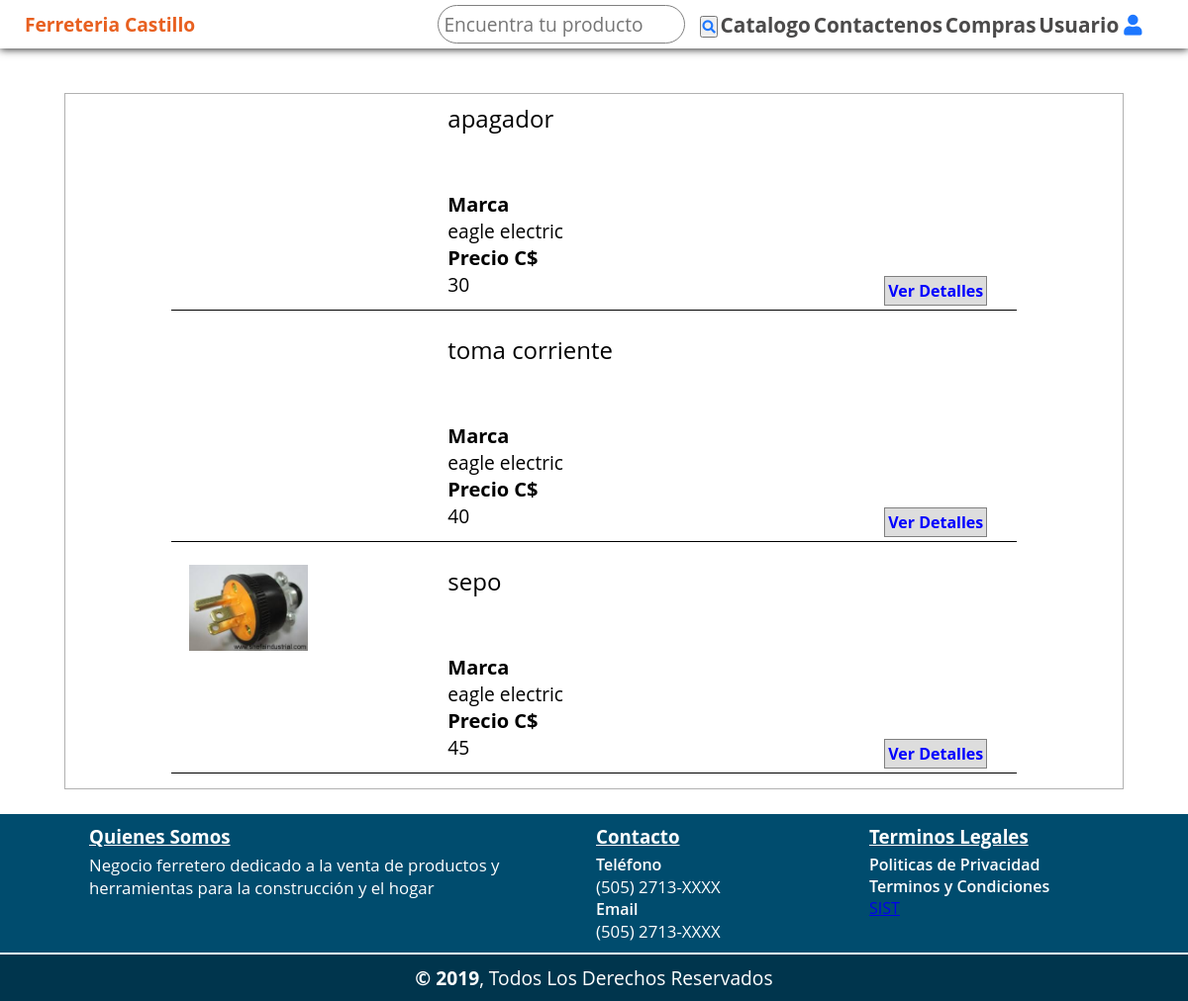
The app's page /?c=productos&buscar=material_electrico, older data.
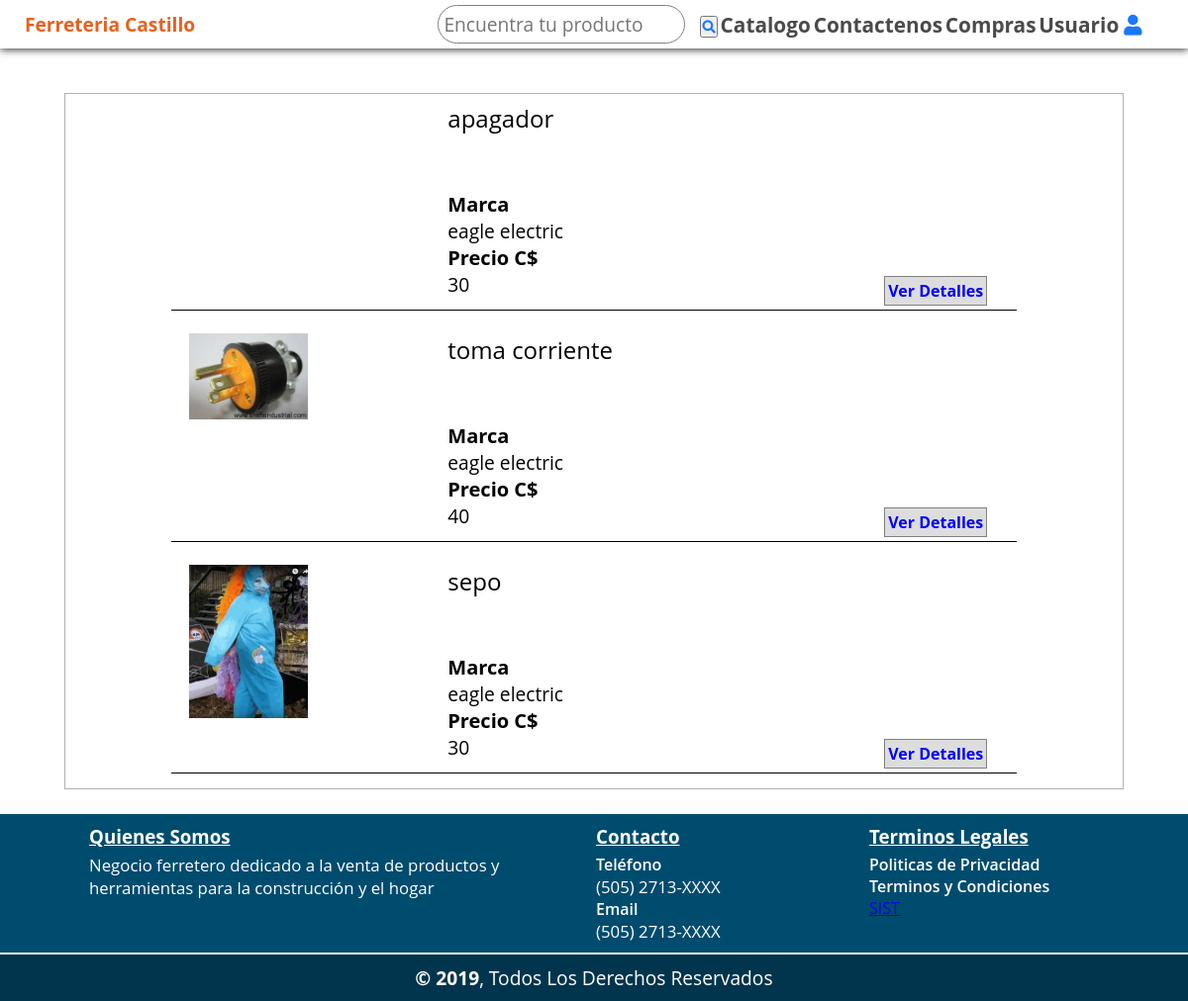
The same page, newer data.
### tables this page shows
CREATE TABLE `producto`  (
  `idProducto` int(255) NOT NULL AUTO_INCREMENT,
  `nombre` varchar(30) NULL DEFAULT NULL,
  `marca` int(30) NULL DEFAULT NULL,
  `precio` double(255, 0) NULL DEFAULT NULL,
  `nombre_imagen` varchar(255) NULL DEFAULT NULL,
  `ruta_imagen` varchar(255) NULL DEFAULT NULL,
  `categoria` int(255) NULL DEFAULT NULL,
  PRIMARY KEY (`idProducto`) USING BTREE,
  INDEX `idProducto`(`idProducto`) USING BTREE,
  INDEX `fk01_producto`(`marca`) USING BTREE,
  INDEX `fk02_producto`(`categoria`) USING BTREE,
  CONSTRAINT `fk02_producto` FOREIGN KEY (`categoria`) REFERENCES `categoria` (`idcategoria`) ON DELETE RESTRICT ON UPDATE RESTRICT,
  CONSTRAINT `fk01_producto` FOREIGN KEY (`marca`) REFERENCES `marca` (`idmarca`) ON DELETE RESTRICT ON UPDATE RESTRICT
);

CREATE TABLE `marca`  (
  `idmarca` int(255) NOT NULL AUTO_INCREMENT,
  `nombre` varchar(30) NULL DEFAULT NULL,
  INDEX `idmarca`(`idmarca`) USING BTREE
);

### controllers/productos.controler.php (called while the page is built, shortened)
<?php
    class ProductosController{
        public function Index(){
            require_once 'views/cliente/layouts/dhead.php';
            require_once 'views/cliente/layouts/header.php';
            require_once 'views/cliente/producto/listaproductos.php';
            require_once 'views/cliente/layouts/footer.php';
        }
    }
?>

### config/conexion.php (called while the page is built)
<?php
	class Conexion{
		public static function startup(){
			$pdo = new PDO('mysql:host=localhost;dbname=ferreteria_castillo;charset=utf8', 'root', 'Myroot');
			$pdo->setAttribute(PDO::ATTR_ERRMODE, PDO::ERRMODE_EXCEPTION);
			return $pdo;
		}
	}
?>

### models/producto.php (called while the page is built, shortened)
<?php
	require_once dirname(__FILE__,2)."./Config/conexion.php";
	class Producto{
		private $pdo;
		public function __CONSTRUCT()
	    {
            try
            {
                $this->pdo = Conexion::StartUp();
            }
            catch(Exception $e)
            {
                die($e->getMessage());
            }
	    }
		public function Buscar($buscador)
		{
			try
			{
                $sql= "CALL buscador( ? )";
                $stm = $this->pdo->prepare($sql);
                $stm->bindParam(1,$buscador,PDO::PARAM_STR);
				$stm->execute();
				return $stm->fetchAll(PDO::FETCH_OBJ);
			} catch (Exception $e)
			{
				die($e->getMessage());
			}
		}
	}
?>

### views/cliente/producto/listaproductos.php (the view, shortened to what this page needs)
<?php
    require_once './models/producto.php';
    $categoria=$_REQUEST['buscar'];
    $producto = new Producto();
    $productos = $producto->Buscar($categoria);
?>
    <div class="container_productos">
    <div class="lista">
        <?php
            if(!$productos){
             echo '<span>No se encontraron datos<span>';
            }else{
            foreach($productos as $colum):
        ?>
        <div class="item_lista">
            <div class="columna1">
                <div class="imagen">
                    <a href="?c=productos&a=Index2&verprod=<?php echo $colum->idproducto;?>">
                        <img src="<?php echo $colum->ruta_imagen; ?>" alt="">
                    </a>
                </div>
            </div>
            <div class="columna2">
                <div class="nombre">
                    <a href="?c=productos&a=Index2&verprod=<?php echo $colum->idproducto;?>"><span><?php echo $colum->nombre; ?></span></a>
                </div>
                <div class="descripcion">
                    <span>Marca</span><p><?php echo $colum->marca; ?></p>
                    <span>Precio C$</span><p> <?php echo $colum->precio; ?></p>
                </div>
                <div class="ver">
                    <a href="?c=productos&a=Index2&verprod=<?php echo $colum->idproducto;?>" class="boton">
                        Ver Detalles
                    </a>
                </div>
            </div>
        </div>
        <?php
            endforeach;
        }
        ?>
    </div>
</div>

### index.php (shortened to what this page needs)
<?php
   $controlador = "index";
   if(!isset($_REQUEST['c'])){
       require_once "controllers/$controlador.controler.php";
       $controlador = ucwords($controlador).'Controller';
       $controlador = new $controlador;
       $controlador->Index();
   }else{
        $accion = isset($_REQUEST['a']) ? $_REQUEST['a'] : 'Index';
        $controlador = new $controlador;
        call_user_func (array($controlador,$accion));
   }
?>

### views/cliente/layouts/dhead.php (shortened to what this page needs)
<!DOCTYPE html>
<html lang="es">
<head>
    <link rel="stylesheet" href="././assets/css/estiloheaders.css">
    <link rel="stylesheet" href="././assets/css/estilosFooter.css">
    <link rel="stylesheet" href="././assets/css/home.css">
    <link rel="stylesheet" href="././assets/css/listaproductos.css">
    <link rel="stylesheet" href="././assets/css/estilodetalle.css">
    <link rel="stylesheet" href="././assets/css/all.css">
    <link rel="stylesheet" href="././assets/css/all.min.css">

### views/cliente/layouts/header.php (shortened to what this page needs)
<?php
    if (isset($_SESSION['usuario'])) {
        $valor=$_SESSION['usuario'];
    }else{
        $valor=$_SESSION['usuario'];
    }
    if($valor=='Usuario'){
        $usuario=$valor;
    }else{
        $usuario=$valor;
    }
?>
<body>
    <header>
        <nav class="container-nav">
            <div class="Logo">
                <a href="?c=Index"><span>Ferreteria Castillo</span></a>
            </div>
            <ul class="menu-items" id="MenuItem">
                <li>
                    <form action="?c=productos" method="post">
                        <input type="text" name="buscar" id="buscar" placeholder="Encuentra tu producto"><button><i
                                class="fas fa-search"></i></button></form>
                </li>
                <li><a href="#">Catalogo</a>
                </li>
                <li><a href="#">Contactenos</a></li>
                <li><a href="#">Compras</a></li>
                <li><a href="#"><Span><?php echo $usuario?></Span><i class="fas fa-user"></i></a>
                </li>
            </ul>
        </nav>
    </header>

### views/cliente/layouts/footer.php (shortened to what this page needs)
<footer>
    <div class="footer-content">
        <div class=footer-item1>
            <h3>Quienes Somos</h3>
            <p>Negocio ferretero dedicado a la venta de productos y herramientas para la construcción y el hogar</p>
        </div>
        <div class=footer-item2>
            <h3>Contacto</h3>
            <ul>
                <li><span>Teléfono</span></li>
                <li>
                    <p>(505) 2713-XXXX</p>
                </li>
                <li><span>Email</span></li>
                <li>
                    <p>(505) 2713-XXXX</p>
                </li>
            </ul>
        </div>
        <div class=footer-item3>
            <h3>Terminos Legales</h3>
            <ul>
                <li><span>Politicas de Privacidad</span></li>
                <li><span>Terminos y Condiciones</span></li>
                <li><a href="?c=_alogin&a=loginadmin">SIST</a></li>
            </ul>
        </div>
    </div>
    <div class="copyright">
        <p><span>&copy; 2019</span>, Todos Los Derechos Reservados</p>
    </div>
</footer>
</body>

### assets/css/estiloheaders.css (style rules this page uses)
* { -webkit-box-sizing: border-box; -moz-box-sizing: border-box; box-sizing: border-box; font-family: 'open sans'; margin: 0; padding: 0; }
html { box-sizing: border-box; }
*, *:before, *:after { box-sizing: inherit; }
header { background-color: rgb(255, 255, 255); margin-bottom: 40px; box-shadow: 0 1pt 6pt #2B2B2B; position: relative; z-index: 800; }
.container-nav { display: flex; flex-wrap: wrap; block-size: auto; width: 100%; padding: 5px; height: auto; }
.Logo { margin: auto auto auto 20px; }
.Logo a { color: #E86020; text-decoration: none; font-size: 1.2rem; font-weight: bold; }
.menu-items { display: none; }
@media only screen and (min-width:801px) { .Logo { margin: auto 0 auto 20px; } }
@media only screen and (min-width:801px) { .menu-items { display: flex; margin: auto 40px auto auto; flex-wrap: wrap; width: 60%; flex-direction: row; list-style: none; background-color: rgb(255, 255, 255); font-size: 1.3rem; font-weight: bold; } }
@media only screen and (min-width:801px) { .menu-items li { align-self: right; width: fit-content; margin: auto; } }
@media only screen and (min-width:801px) { .menu-items li a { text-decoration: none; color: #4b4a4a; } }
@media only screen and (min-width:801px) { .menu-items li a i { margin-left: 5px; color: #1D77FF; } }
@media only screen and (min-width:801px) { .menu-items li [type="text"] { -webkit-border-radius: 25px; -moz-border-radius: 25px; border-radius: 25px; width: 250px; margin-right: 10px; padding: 5px; border: 1px solid gray; font-size: 1.2rem; } }
@media only screen and (min-width:801px) { button { margin-left: 5px; } }
@media only screen and (min-width:801px) { .menu-items li button i { color: #1D77FF; } }

### assets/css/estilosFooter.css (style rules this page uses)
footer { margin-top: 20px; display: flex; flex-wrap: wrap; }
footer ul li { list-style: none; }
.footer-content { width: 100%; height: auto; display: flex; flex-wrap: wrap; background-color: #004C6E; color: #ffffff; margin-bottom: 1.5px; padding: 10px; }
.footer-item1 { width: 100%; margin-left: 40px; }
.footer-item1 h3 { text-decoration: underline; margin-bottom: 5px; }
.footer-item1 p { font-size: 1.05em; }
.footer-item2 { width: 100%; margin-left: 40px; }
.footer-item2 h3 { text-decoration: underline; margin-bottom: 5px; }
.footer-item2 span { font-weight: 600; }
.footer-item2 p { font-size: 1.05em; }
.footer-item3 { width: 100%; margin-left: 40px; }
@media (min-width:800px) { .footer-item1 { width: 40%; margin-left: 80px; } }
@media (min-width:800px) { .footer-item2 { width: 20%; margin-left: 40px; } }
@media (min-width:800px) { .footer-item3 { width: 20%; margin-left: 40px; } }
.footer-item3 h3 { text-decoration: underline; margin-bottom: 5px; }
.footer-item3 span { font-weight: 600; }
.copyright { width: 100%; height: auto; align-self: flex-end; text-align: center; background-color: #00354D; color: white; }
.copyright p { margin: 10px 0 10px 0; font-size: 1.2em; }
.copyright p span { font-weight: bold; font-size: 1em; }

### assets/css/home.css (style rules this page uses)
html { box-sizing: border-box; }
*, *:before, *:after { box-sizing: inherit; }
* { box-sizing: border-box; }
.boton { margin-top: 5px; text-decoration: none; border: 1px solid gray; background-color: rgb(221, 221, 221); color: blue; font-weight: 700; padding: 3px; }

### assets/css/all.css (style rules this page uses)
.fa, .fas, .far, .fal, .fad, .fab { -moz-osx-font-smoothing: grayscale; -webkit-font-smoothing: antialiased; display: inline-block; font-style: normal; font-variant: normal; text-rendering: auto; line-height: 1; }
.fa-search:before { content: "\f002"; }
.fa-user:before { content: "\f007"; }
.fa, .fas { font-family: 'Font Awesome 5 Free'; font-weight: 900; }

Row changes from the older to the newer data that the page shows:
changed producto "toma corriente": ruta_imagen: picture added
changed producto "sepo": ruta_imagen: a different picture; precio "45" → "30"
